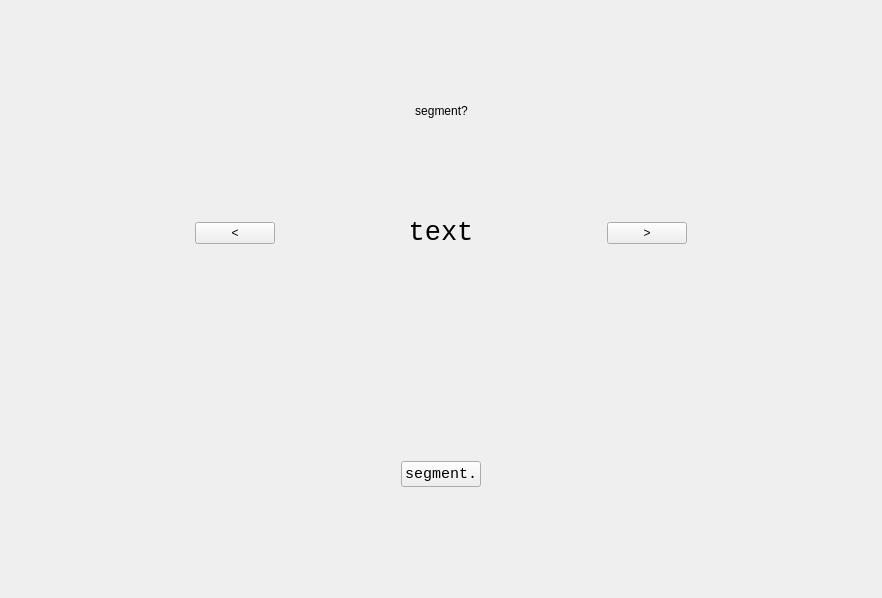
<?xml version="1.0" encoding="UTF-8"?>
<ui version="4.0">
 <class>StartScreen</class>
 <widget class="QWidget" name="StartScreen">
  <property name="geometry">
   <rect>
    <x>0</x>
    <y>0</y>
    <width>882</width>
    <height>598</height>
   </rect>
  </property>
  <property name="windowTitle">
   <string>Form</string>
  </property>
  <layout class="QHBoxLayout" name="horizontalLayout_3">
   <item>
    <layout class="QVBoxLayout" name="verticalLayout" stretch="0,0,0,0,0">
     <property name="sizeConstraint">
      <enum>QLayout::SizeConstraint::SetMaximumSize</enum>
     </property>
     <item>
      <layout class="QHBoxLayout" name="horizontalLayout_4">
       <item>
        <spacer name="horizontalSpacer">
         <property name="orientation">
          <enum>Qt::Orientation::Horizontal</enum>
         </property>
         <property name="sizeHint" stdset="0">
          <size>
           <width>40</width>
           <height>20</height>
          </size>
         </property>
        </spacer>
       </item>
       <item>
        <widget class="QLabel" name="titleLabel">
         <property name="sizePolicy">
          <sizepolicy hsizetype="Preferred" vsizetype="Preferred">
           <horstretch>0</horstretch>
           <verstretch>0</verstretch>
          </sizepolicy>
         </property>
         <property name="cursor">
          <cursorShape>WhatsThisCursor</cursorShape>
         </property>
         <property name="acceptDrops">
          <bool>false</bool>
         </property>
         <property name="layoutDirection">
          <enum>Qt::LayoutDirection::LeftToRight</enum>
         </property>
         <property name="autoFillBackground">
          <bool>false</bool>
         </property>
         <property name="styleSheet">
          <string notr="true">font: 32pt &quot;Consolas&quot;;</string>
         </property>
         <property name="text">
          <string>segment?</string>
         </property>
         <property name="scaledContents">
          <bool>false</bool>
         </property>
         <property name="alignment">
          <set>Qt::AlignmentFlag::AlignCenter</set>
         </property>
         <property name="margin">
          <number>0</number>
         </property>
        </widget>
       </item>
       <item>
        <spacer name="horizontalSpacer_2">
         <property name="orientation">
          <enum>Qt::Orientation::Horizontal</enum>
         </property>
         <property name="sizeHint" stdset="0">
          <size>
           <width>40</width>
           <height>20</height>
          </size>
         </property>
        </spacer>
       </item>
      </layout>
     </item>
     <item>
      <layout class="QHBoxLayout" name="horizontalLayout">
       <item>
        <spacer name="horizontalSpacer_5">
         <property name="orientation">
          <enum>Qt::Orientation::Horizontal</enum>
         </property>
         <property name="sizeHint" stdset="0">
          <size>
           <width>40</width>
           <height>20</height>
          </size>
         </property>
        </spacer>
       </item>
       <item>
        <widget class="QPushButton" name="prevAlgoButton">
         <property name="sizePolicy">
          <sizepolicy hsizetype="Fixed" vsizetype="Fixed">
           <horstretch>0</horstretch>
           <verstretch>0</verstretch>
          </sizepolicy>
         </property>
         <property name="cursor">
          <cursorShape>PointingHandCursor</cursorShape>
         </property>
         <property name="text">
          <string>&lt;</string>
         </property>
        </widget>
       </item>
       <item>
        <spacer name="horizontalSpacer_3">
         <property name="orientation">
          <enum>Qt::Orientation::Horizontal</enum>
         </property>
         <property name="sizeType">
          <enum>QSizePolicy::Policy::Fixed</enum>
         </property>
         <property name="sizeHint" stdset="0">
          <size>
           <width>40</width>
           <height>20</height>
          </size>
         </property>
        </spacer>
       </item>
       <item>
        <widget class="QLabel" name="currentAlgoLabel">
         <property name="sizePolicy">
          <sizepolicy hsizetype="Preferred" vsizetype="Preferred">
           <horstretch>0</horstretch>
           <verstretch>0</verstretch>
          </sizepolicy>
         </property>
         <property name="minimumSize">
          <size>
           <width>240</width>
           <height>0</height>
          </size>
         </property>
         <property name="font">
          <font>
           <family>Consolas</family>
           <pointsize>20</pointsize>
          </font>
         </property>
         <property name="cursor">
          <cursorShape>ArrowCursor</cursorShape>
         </property>
         <property name="lineWidth">
          <number>0</number>
         </property>
         <property name="text">
          <string>text</string>
         </property>
         <property name="alignment">
          <set>Qt::AlignmentFlag::AlignCenter</set>
         </property>
        </widget>
       </item>
       <item>
        <spacer name="horizontalSpacer_4">
         <property name="orientation">
          <enum>Qt::Orientation::Horizontal</enum>
         </property>
         <property name="sizeType">
          <enum>QSizePolicy::Policy::Fixed</enum>
         </property>
         <property name="sizeHint" stdset="0">
          <size>
           <width>40</width>
           <height>20</height>
          </size>
         </property>
        </spacer>
       </item>
       <item>
        <widget class="QPushButton" name="nextAlgoButton">
         <property name="sizePolicy">
          <sizepolicy hsizetype="Fixed" vsizetype="Fixed">
           <horstretch>0</horstretch>
           <verstretch>0</verstretch>
          </sizepolicy>
         </property>
         <property name="cursor">
          <cursorShape>PointingHandCursor</cursorShape>
         </property>
         <property name="text">
          <string>&gt;</string>
         </property>
        </widget>
       </item>
       <item>
        <spacer name="horizontalSpacer_6">
         <property name="orientation">
          <enum>Qt::Orientation::Horizontal</enum>
         </property>
         <property name="sizeHint" stdset="0">
          <size>
           <width>40</width>
           <height>20</height>
          </size>
         </property>
        </spacer>
       </item>
      </layout>
     </item>
     <item>
      <layout class="QHBoxLayout" name="horizontalLayout_5">
       <item>
        <spacer name="horizontalSpacer_7">
         <property name="orientation">
          <enum>Qt::Orientation::Horizontal</enum>
         </property>
         <property name="sizeHint" stdset="0">
          <size>
           <width>40</width>
           <height>20</height>
          </size>
         </property>
        </spacer>
       </item>
       <item>
        <widget class="QWidget" name="dynamicUiContainer" native="true"/>
       </item>
       <item>
        <spacer name="horizontalSpacer_8">
         <property name="orientation">
          <enum>Qt::Orientation::Horizontal</enum>
         </property>
         <property name="sizeHint" stdset="0">
          <size>
           <width>40</width>
           <height>20</height>
          </size>
         </property>
        </spacer>
       </item>
      </layout>
     </item>
     <item>
      <layout class="QHBoxLayout" name="horizontalLayout_2">
       <item>
        <widget class="QPushButton" name="segmentButton">
         <property name="sizePolicy">
          <sizepolicy hsizetype="Fixed" vsizetype="Fixed">
           <horstretch>0</horstretch>
           <verstretch>0</verstretch>
          </sizepolicy>
         </property>
         <property name="font">
          <font>
           <family>Consolas</family>
           <pointsize>11</pointsize>
          </font>
         </property>
         <property name="cursor">
          <cursorShape>PointingHandCursor</cursorShape>
         </property>
         <property name="text">
          <string>segment.</string>
         </property>
        </widget>
       </item>
      </layout>
     </item>
     <item>
      <spacer name="verticalSpacer">
       <property name="orientation">
        <enum>Qt::Orientation::Vertical</enum>
       </property>
       <property name="sizeType">
        <enum>QSizePolicy::Policy::Fixed</enum>
       </property>
       <property name="sizeHint" stdset="0">
        <size>
         <width>0</width>
         <height>100</height>
        </size>
       </property>
      </spacer>
     </item>
    </layout>
   </item>
  </layout>
 </widget>
 <resources/>
 <connections/>
</ui>
